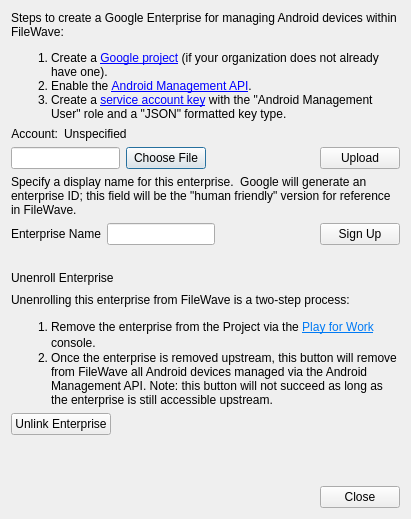
<?xml version="1.0" encoding="UTF-8"?>
<ui version="4.0">
 <class>AndroidServiceAccountPrefsDlg</class>
 <widget class="QDialog" name="AndroidServiceAccountPrefsDlg">
  <property name="geometry">
   <rect>
    <x>0</x>
    <y>0</y>
    <width>411</width>
    <height>400</height>
   </rect>
  </property>
  <property name="sizePolicy">
   <sizepolicy hsizetype="Preferred" vsizetype="MinimumExpanding">
    <horstretch>0</horstretch>
    <verstretch>0</verstretch>
   </sizepolicy>
  </property>
  <property name="windowTitle">
   <string>Set Up an Android Management Enterprise</string>
  </property>
  <layout class="QVBoxLayout" name="verticalLayout">
   <item>
    <widget class="QLabel" name="projectIDLink">
     <property name="sizePolicy">
      <sizepolicy hsizetype="Expanding" vsizetype="Preferred">
       <horstretch>0</horstretch>
       <verstretch>0</verstretch>
      </sizepolicy>
     </property>
     <property name="minimumSize">
      <size>
       <width>376</width>
       <height>0</height>
      </size>
     </property>
     <property name="text">
      <string>&lt;html&gt;&lt;head/&gt;&lt;body&gt;
&lt;p&gt;Steps to create a Google Enterprise for managing Android devices within FileWave:&lt;/p&gt;
&lt;ol&gt;
  &lt;li&gt;Create a &lt;a href=&quot;https://console.cloud.google.com/project&quot;&gt;Google project&lt;/a&gt; (if your organization does not already have one).&lt;/li&gt;
  &lt;li&gt;Enable the &lt;a href=&quot;https://console.cloud.google.com/apis/library&quot;&gt;Android Management API&lt;/a&gt;.&lt;/li&gt;
  &lt;li&gt;Create a &lt;a href=&quot;https://console.developers.google.com/projectselector2/apis/credentials?supportedpurview=project&quot;&gt;service account key&lt;/a&gt; with the &quot;Android Management User&quot; role and a &quot;JSON&quot; formatted key type.&lt;/li&gt;
&lt;/ol&gt;
&lt;/p&gt;&lt;/body&gt;&lt;/html&gt;</string>
     </property>
     <property name="alignment">
      <set>Qt::AlignLeading|Qt::AlignLeft|Qt::AlignTop</set>
     </property>
     <property name="wordWrap">
      <bool>true</bool>
     </property>
    </widget>
   </item>
   <item>
    <layout class="QHBoxLayout" name="horizontalLayout">
     <item>
      <widget class="QLabel" name="accountLabel">
       <property name="sizePolicy">
        <sizepolicy hsizetype="Minimum" vsizetype="Minimum">
         <horstretch>0</horstretch>
         <verstretch>0</verstretch>
        </sizepolicy>
       </property>
       <property name="text">
        <string>Account:</string>
       </property>
       <property name="alignment">
        <set>Qt::AlignRight|Qt::AlignTop|Qt::AlignTrailing</set>
       </property>
       <property name="textInteractionFlags">
        <set>Qt::LinksAccessibleByMouse|Qt::TextSelectableByMouse</set>
       </property>
      </widget>
     </item>
     <item>
      <widget class="QLabel" name="accountAddressLabel">
       <property name="sizePolicy">
        <sizepolicy hsizetype="Expanding" vsizetype="Minimum">
         <horstretch>0</horstretch>
         <verstretch>0</verstretch>
        </sizepolicy>
       </property>
       <property name="minimumSize">
        <size>
         <width>0</width>
         <height>0</height>
        </size>
       </property>
       <property name="text">
        <string>Unspecified</string>
       </property>
       <property name="alignment">
        <set>Qt::AlignLeading|Qt::AlignLeft|Qt::AlignTop</set>
       </property>
       <property name="wordWrap">
        <bool>true</bool>
       </property>
       <property name="textInteractionFlags">
        <set>Qt::LinksAccessibleByMouse|Qt::TextSelectableByMouse</set>
       </property>
      </widget>
     </item>
    </layout>
   </item>
   <item>
    <layout class="QHBoxLayout" name="horizontalLayout_2">
     <item>
      <widget class="QLineEdit" name="saFileLocation">
       <property name="sizePolicy">
        <sizepolicy hsizetype="Expanding" vsizetype="Minimum">
         <horstretch>0</horstretch>
         <verstretch>0</verstretch>
        </sizepolicy>
       </property>
       <property name="readOnly">
        <bool>true</bool>
       </property>
      </widget>
     </item>
     <item>
      <widget class="QPushButton" name="saChooserBtn">
       <property name="sizePolicy">
        <sizepolicy hsizetype="Minimum" vsizetype="Minimum">
         <horstretch>0</horstretch>
         <verstretch>0</verstretch>
        </sizepolicy>
       </property>
       <property name="text">
        <string>Choose File</string>
       </property>
      </widget>
     </item>
     <item>
      <spacer name="horizontalSpacer">
       <property name="orientation">
        <enum>Qt::Horizontal</enum>
       </property>
       <property name="sizeHint" stdset="0">
        <size>
         <width>40</width>
         <height>20</height>
        </size>
       </property>
      </spacer>
     </item>
     <item>
      <widget class="QPushButton" name="saUploadBtn">
       <property name="sizePolicy">
        <sizepolicy hsizetype="Minimum" vsizetype="Minimum">
         <horstretch>0</horstretch>
         <verstretch>0</verstretch>
        </sizepolicy>
       </property>
       <property name="text">
        <string>Upload</string>
       </property>
      </widget>
     </item>
    </layout>
   </item>
   <item>
    <widget class="QLabel" name="enterpriseNameDescription">
     <property name="sizePolicy">
      <sizepolicy hsizetype="Expanding" vsizetype="Minimum">
       <horstretch>0</horstretch>
       <verstretch>0</verstretch>
      </sizepolicy>
     </property>
     <property name="text">
      <string>Specify a display name for this enterprise.  Google will generate an enterprise ID; this field will be the &quot;human friendly&quot; version for reference in FileWave.</string>
     </property>
     <property name="alignment">
      <set>Qt::AlignLeading|Qt::AlignLeft|Qt::AlignTop</set>
     </property>
     <property name="wordWrap">
      <bool>true</bool>
     </property>
     <property name="textInteractionFlags">
      <set>Qt::TextSelectableByMouse</set>
     </property>
    </widget>
   </item>
   <item>
    <layout class="QHBoxLayout" name="enterpriseHorizLayout">
     <item>
      <widget class="QLabel" name="enterpriseNameLabel">
       <property name="sizePolicy">
        <sizepolicy hsizetype="Minimum" vsizetype="Minimum">
         <horstretch>0</horstretch>
         <verstretch>0</verstretch>
        </sizepolicy>
       </property>
       <property name="text">
        <string>Enterprise Name</string>
       </property>
      </widget>
     </item>
     <item>
      <widget class="QLineEdit" name="enterpriseNameInput">
       <property name="sizePolicy">
        <sizepolicy hsizetype="Expanding" vsizetype="Minimum">
         <horstretch>0</horstretch>
         <verstretch>0</verstretch>
        </sizepolicy>
       </property>
      </widget>
     </item>
     <item>
      <spacer name="horizontalSpacer_2">
       <property name="orientation">
        <enum>Qt::Horizontal</enum>
       </property>
       <property name="sizeHint" stdset="0">
        <size>
         <width>40</width>
         <height>20</height>
        </size>
       </property>
      </spacer>
     </item>
     <item>
      <widget class="QPushButton" name="signUpBtn">
       <property name="sizePolicy">
        <sizepolicy hsizetype="Minimum" vsizetype="Minimum">
         <horstretch>0</horstretch>
         <verstretch>0</verstretch>
        </sizepolicy>
       </property>
       <property name="text">
        <string>Sign Up</string>
       </property>
      </widget>
     </item>
    </layout>
   </item>
   <item>
    <widget class="QLabel" name="signUpLink">
     <property name="sizePolicy">
      <sizepolicy hsizetype="Expanding" vsizetype="Minimum">
       <horstretch>0</horstretch>
       <verstretch>0</verstretch>
      </sizepolicy>
     </property>
     <property name="text">
      <string/>
     </property>
    </widget>
   </item>
   <item>
    <layout class="QHBoxLayout" name="horizontalLayout_5">
     <item>
      <widget class="QLabel" name="unenrollTitle">
       <property name="sizePolicy">
        <sizepolicy hsizetype="Expanding" vsizetype="Minimum">
         <horstretch>0</horstretch>
         <verstretch>0</verstretch>
        </sizepolicy>
       </property>
       <property name="text">
        <string>Unenroll Enterprise</string>
       </property>
       <property name="alignment">
        <set>Qt::AlignLeading|Qt::AlignLeft|Qt::AlignTop</set>
       </property>
       <property name="wordWrap">
        <bool>true</bool>
       </property>
       <property name="textInteractionFlags">
        <set>Qt::LinksAccessibleByMouse|Qt::TextSelectableByMouse</set>
       </property>
      </widget>
     </item>
    </layout>
   </item>
   <item>
    <layout class="QHBoxLayout" name="horizontalLayout_6">
     <item>
      <widget class="QLabel" name="lTip_unenrollDescription">
       <property name="sizePolicy">
        <sizepolicy hsizetype="Expanding" vsizetype="MinimumExpanding">
         <horstretch>0</horstretch>
         <verstretch>0</verstretch>
        </sizepolicy>
       </property>
       <property name="text">
        <string>&lt;html&gt;&lt;head/&gt;&lt;body&gt;&lt;p&gt;﻿Unenrolling this enterprise from FileWave is a two-step process:&lt;/p&gt;&lt;ol style=&quot;margin-top: 0px; margin-bottom: 0px; margin-left: 0px; margin-right: 0px; -qt-list-indent: 1;&quot;&gt;&lt;li style=&quot; margin-top:12px; margin-bottom:0px; margin-left:0px; margin-right:0px; -qt-block-indent:0; text-indent:0px;&quot;&gt;Remove the enterprise from the Project via the &lt;a href=&quot;https://play.google.com/work/adminsettings&quot;&gt;&lt;span style=&quot; text-decoration: underline; color:#007af4;&quot;&gt;Play for Work&lt;/span&gt;&lt;/a&gt; console﻿. &lt;/li&gt;&lt;li style=&quot; margin-top:0px; margin-bottom:12px; margin-left:0px; margin-right:0px; -qt-block-indent:0; text-indent:0px;&quot;&gt;Once the enterprise is removed upstream, this button will remove from FileWave all Android devices managed via the Android Management API. Note: this button will not succeed as long as the enterprise is still accessible upstream.&lt;/li&gt;&lt;/ol&gt;&lt;/body&gt;&lt;/html&gt;</string>
       </property>
       <property name="textFormat">
        <enum>Qt::RichText</enum>
       </property>
       <property name="wordWrap">
        <bool>true</bool>
       </property>
      </widget>
     </item>
    </layout>
   </item>
   <item>
    <layout class="QHBoxLayout" name="horizontalLayout_4">
     <item>
      <widget class="QPushButton" name="unlinkEnterpriseBtn">
       <property name="sizePolicy">
        <sizepolicy hsizetype="Minimum" vsizetype="Minimum">
         <horstretch>0</horstretch>
         <verstretch>0</verstretch>
        </sizepolicy>
       </property>
       <property name="text">
        <string>Unlink Enterprise</string>
       </property>
      </widget>
     </item>
     <item>
      <spacer name="horizontalSpacer_4">
       <property name="orientation">
        <enum>Qt::Horizontal</enum>
       </property>
       <property name="sizeHint" stdset="0">
        <size>
         <width>40</width>
         <height>20</height>
        </size>
       </property>
      </spacer>
     </item>
    </layout>
   </item>
   <item>
    <spacer name="verticalSpacer">
     <property name="orientation">
      <enum>Qt::Vertical</enum>
     </property>
     <property name="sizeHint" stdset="0">
      <size>
       <width>20</width>
       <height>40</height>
      </size>
     </property>
    </spacer>
   </item>
   <item>
    <widget class="QDialogButtonBox" name="buttonBox">
     <property name="orientation">
      <enum>Qt::Horizontal</enum>
     </property>
     <property name="standardButtons">
      <set>QDialogButtonBox::Close</set>
     </property>
    </widget>
   </item>
  </layout>
 </widget>
 <resources/>
 <connections>
  <connection>
   <sender>buttonBox</sender>
   <signal>accepted()</signal>
   <receiver>AndroidServiceAccountPrefsDlg</receiver>
   <slot>accept()</slot>
   <hints>
    <hint type="sourcelabel">
     <x>257</x>
     <y>390</y>
    </hint>
    <hint type="destinationlabel">
     <x>157</x>
     <y>274</y>
    </hint>
   </hints>
  </connection>
  <connection>
   <sender>buttonBox</sender>
   <signal>rejected()</signal>
   <receiver>AndroidServiceAccountPrefsDlg</receiver>
   <slot>reject()</slot>
   <hints>
    <hint type="sourcelabel">
     <x>325</x>
     <y>390</y>
    </hint>
    <hint type="destinationlabel">
     <x>286</x>
     <y>274</y>
    </hint>
   </hints>
  </connection>
 </connections>
</ui>
